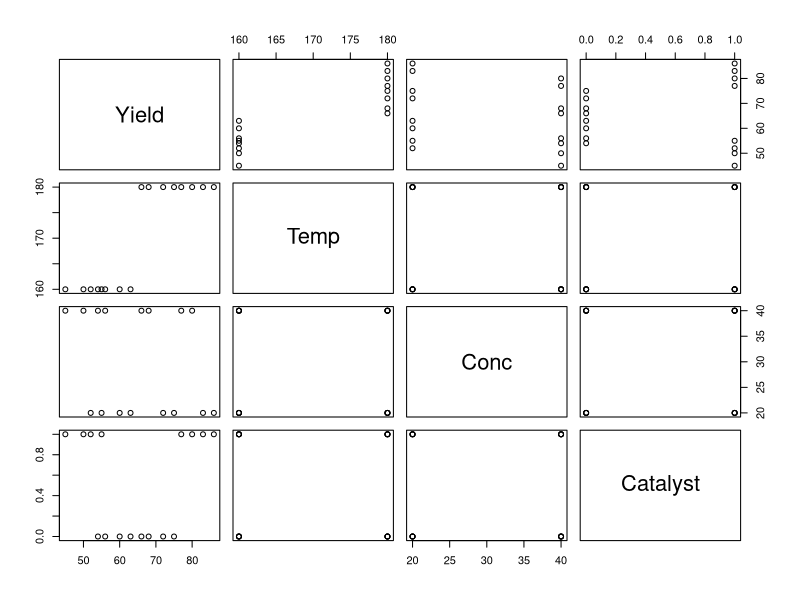
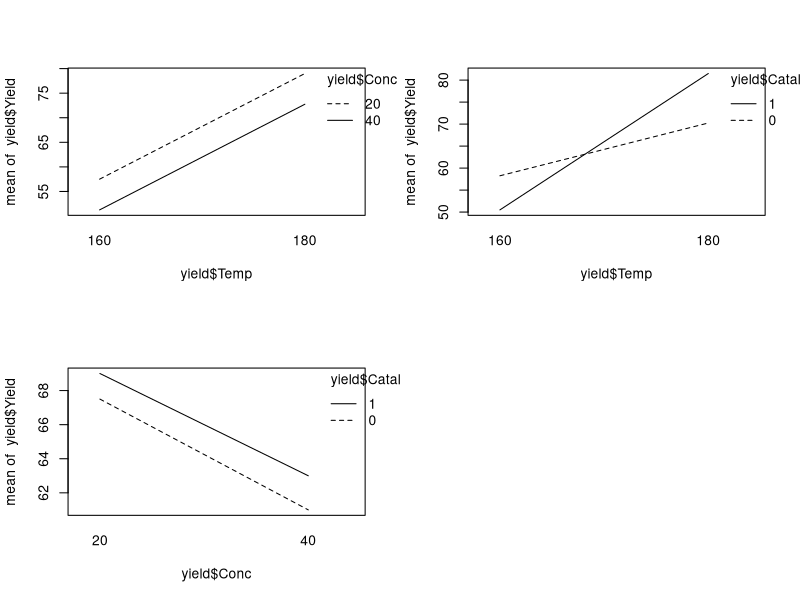

The R script that drew these images, in order: (Note: this script raises an error after producing the figures.)
## ---- chunk 1


yield = read.csv("FactorialDesign.csv",
                 header = T,
                 encoding = "UTF-8")
yield <- yield[-1]
plot(yield)
yield
## ---- chunk 2
par(mfrow=c(2,2))
interaction.plot(yield$Temp,yield$Conc,yield$Yield)
interaction.plot(yield$Temp,yield$Catalyst,yield$Yield)
interaction.plot(yield$Conc,yield$Catalyst,yield$Yield) 
par(mfrow=c(1,1))
summary(lm1)
## ---- chunk 3
lm1 = lm(Yield ~ ., data = yield)
summary(lm1)
lm2 = lm(Yield ~ .^2, data = yield)
summary(lm2)

## ---- chunk 4
anova(lm1, lm2)
## ---- chunk 5
lm3 = lm(Yield ~ .^3, data = yield)
summary(lm3)

## ---- chunk 6
lm4 = lm(Yield ~ Conc + Temp*Catalyst, data = yield)
summary(lm4) 

